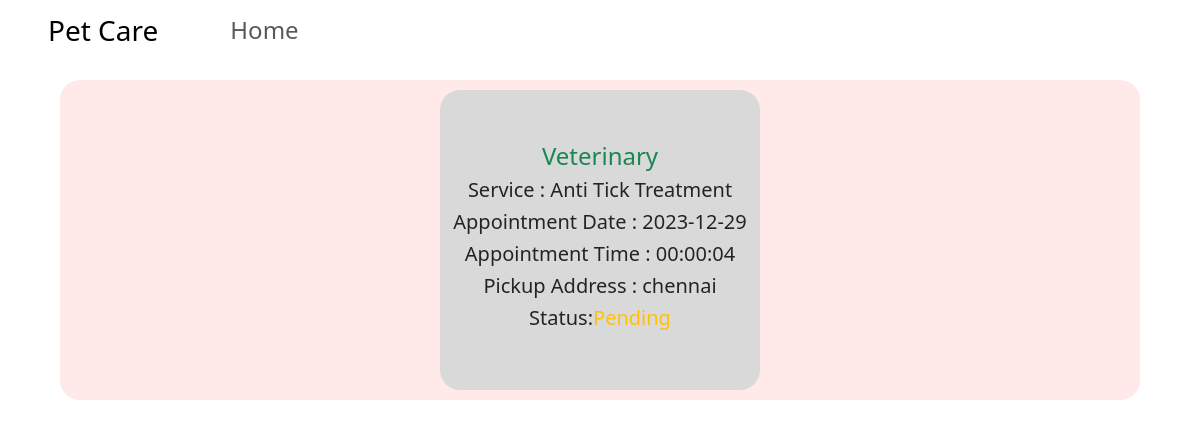
The app's page /myBookings.php (signed in) with its own data.
### tables this page shows
CREATE TABLE `bookings` (
  `BookingID` int(11) NOT NULL,
  `UserID` int(11) DEFAULT NULL,
  `PetID` int(11) DEFAULT NULL,
  `Service` varchar(100) DEFAULT NULL,
  `Type` varchar(100) DEFAULT NULL,
  `AppointmentDate` date DEFAULT NULL,
  `AppointmentTime` time DEFAULT current_timestamp(),
  `Amount` int(11) DEFAULT NULL,
  `PickupAddress` varchar(200) DEFAULT NULL,
  `IsInCart` bit(1) DEFAULT NULL,
  `status` int(11) NOT NULL,
  `confirmed` bit(11) DEFAULT NULL,
  `Hospital` varchar(150) NOT NULL
);

### myBookings.php (the view, shortened to what this page needs)
<?php
  $servername = "localhost";
            $username = "root";
            $password = "";
            $dbname = "pets_care";
            $conn = new mysqli($servername, $username, $password, $dbname);
            $result = $conn->query("SELECT * FROM bookings WHERE IsInCart = 1 AND UserID = '". $_SESSION['UserID'] ."'");
            $bookings = $result->num_rows;
?>
<!DOCTYPE html>
<html lang="en">
<head>
    <link href="https://cdn.jsdelivr.net/npm/bootstrap@5.3.1/dist/css/bootstrap.min.css" rel="stylesheet">
    <link rel="stylesheet" href="https://cdnjs.cloudflare.com/ajax/libs/font-awesome/5.13.0/css/all.min.css">
    <link rel="stylesheet" href="mypets.css">
    <link rel="stylesheet" href="./font-awesome-4.7.0/css/font-awesome.min.css">
</head>
<body>
<nav class="navbar navbar-expand-lg" style="background-color: #fff;">
    <a class="navbar-brand px-5"><h3>Pet Care</h3></a>
    <div class="collapse navbar-collapse" id="navbarSupportedContent">
        <ul class="navbar-nav me-auto">
            <li class="nav-item"><a href="homepage.php" class="nav-link"><h4>Home</h4></a></li>
            </ul>
    </div>
</nav>
    <div class="wholeDiv">
        <section class="cards-container">
            <?php
            if($bookings > 0) {
                while ($booking = $result->fetch_assoc()) {
                    echo "
                        <div class='card px-1' style='width: 20rem;'>
                            <h4 class='text text-success'>{$booking['Service']}</h4>
                            <h5>Service : {$booking['Type']}</h5>
                            <h5>Appointment Date : {$booking['AppointmentDate']}</h5>
                            <h5>Appointment Time : {$booking['AppointmentTime']}</h5>
                            <h5>Pickup Address : {$booking['PickupAddress']}</h5>";
                    if ($booking['confirmed'] === null) {
                        echo "<h5>Status:<span class='text-warning'>Pending</span></h5>";
                    } else if ($booking['confirmed']== 1) {
                        echo "<h5>Status: <span class='text-success'>Confirmed</span></h5>";
                    } else if (!$booking['confirmed']== 0) {
                        echo "<h5>Status: <span class='text-danger'>Cancelled</span></h5>";
                    }
                    echo "</div>";
                }
            }
                else {
                    echo '<div class="" role="button">
                    <img src="./Images/emptyCart.svg"></img>
                    <h4>No Bookings</h4>
                </div>';
                }
            ?>
        </section>
    </div>
</body>
</html>

### mypets.css (style rules this page uses)
.wholeDiv { position: absolute; top: 10%; left: 5%; vertical-align: middle; background-color: #FFCDCD70; display: flex; justify-content: center; align-items: center; flex-direction: column; width: 90%; border-radius: 20px; }
.cards-container { display: flex; flex-direction: row; justify-content: center; flex-wrap: wrap; overflow-y: auto; height: 80%; }
.card { height: 300px; display: flex; justify-content: center; align-items: center; background-color: #d9d9d9; border: none; border-radius: 20px; margin: 10px 10px; }
.navbar { z-index: 100; }

### records on screen
bookings: Service "Veterinary", Type "Anti Tick Treatment", AppointmentDate "2023-12-29", AppointmentTime "00:00:04", PickupAddress "chennai", shows "Status:"
